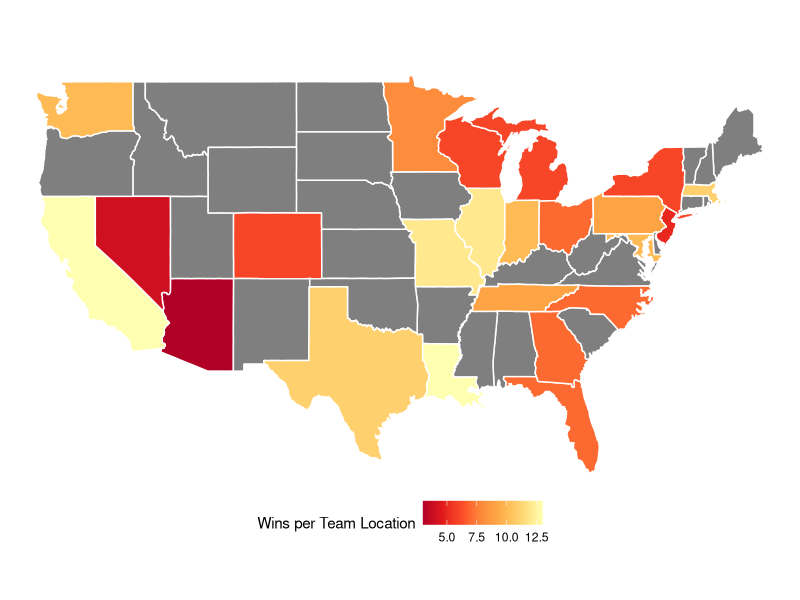

This chart was generated by the following R code: (Note: this script raises an error after producing the figure.)
## ---- chunk 1
library(tidyverse)
library(png)
library(grid)

plot3 <- read.csv("Teamstats.csv")
plot4 <- read.csv("teamstatsmap.csv")
Teamstats2 <- read.csv("Teamstats2.csv")
ggplot(plot4, aes(x = long, y = lat, group = group
                      , fill = W)) +
  geom_polygon(color = "white") +
  theme_void() +
  coord_fixed(ratio = 1.3) +
  labs(fill = "Wins per Team Location") +
  theme(legend.position="bottom") + 
  scale_fill_distiller(palette = "YlOrRd")

Teamstats2 <- Teamstats2 %>% 
  select(-State) %>%
  rename(`Average Yards/Completion` = AverageYards, `Completion Percentage` = CompletionRate)

print(Teamstats2, row.names = FALSE) 

